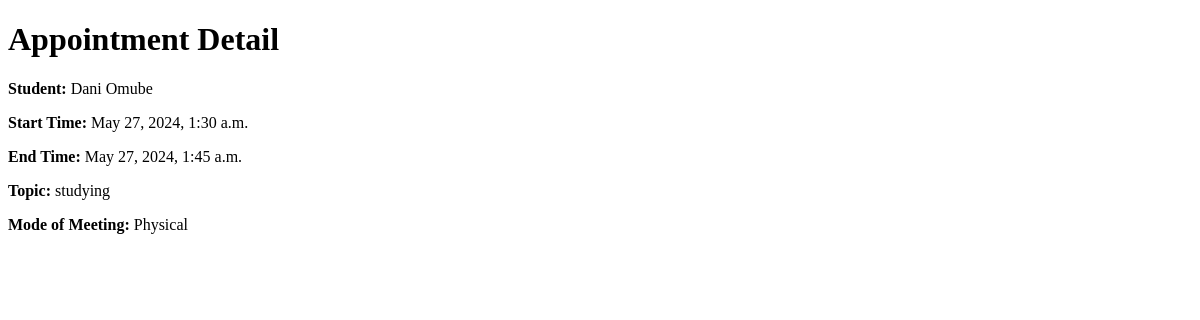
Before: /advisor/appointment/1/ with the older database file.
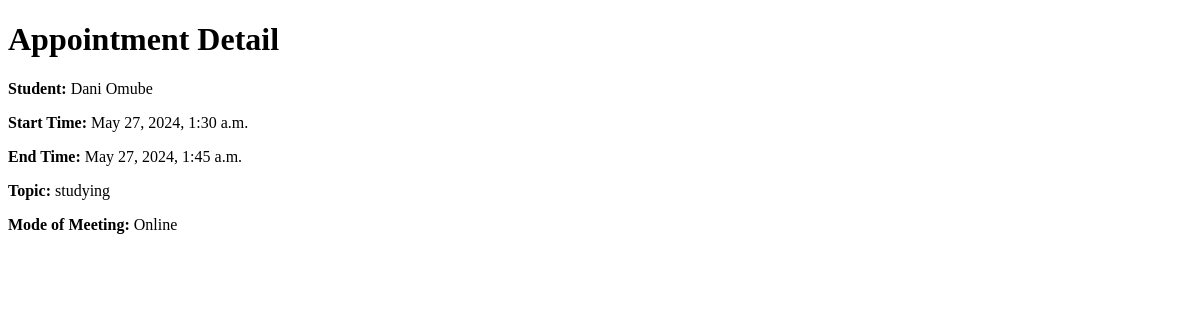
After: the same page with the newer database file.
### Advisor/models.py (models this page shows, shortened)
class Appointment(models.Model):
    advisor = models.ForeignKey(Advisor, on_delete=models.CASCADE)
    student = models.ForeignKey(Student, on_delete=models.CASCADE)
    start_time = models.DateTimeField()
    end_time = models.DateTimeField()
    topic = models.CharField(max_length=255)
    mode_of_meeting = models.CharField(max_length=50, choices=MEETING_CHOICES, default='')
    approved_by_advisor = models.BooleanField(default=False)
    approved_by_student = models.BooleanField(default=False)
    is_completed = models.BooleanField(default=False)
    is_rejected = models.BooleanField(default=False)

class Student(models.Model):
    user = models.OneToOneField(User, on_delete=models.CASCADE)
    advisor = models.ForeignKey(Advisor, on_delete=models.SET_NULL, null=True, blank=True)
    email = models.EmailField(default='201212076@nileuniversity.edu.ng')
    phone_number = models.CharField(max_length=15, default='08182006962')
    department = models.CharField(max_length=50, choices=DEPARTMENT_CHOICES, default='')

### Advisor/views.py (the view)
# urls.py: path('appointment/<int:appointment_id>/', views.appointment_detail, name='appointment_detail'),
def appointment_detail(request, appointment_id):
    appointment = get_object_or_404(Appointment, pk=appointment_id)
    return render(request, 'appointment_detail.html', {'appointment': appointment})

### Advisor/templates/appointment_detail.html (shortened to what this page needs)
<!DOCTYPE html>
<html lang="en">
<head>
</head>
<body>
    <h1>Appointment Detail</h1>
    <p><strong>Student:</strong> {{ appointment.student.user.get_full_name }}</p>
    <p><strong>Start Time:</strong> {{ appointment.start_time }}</p>
    <p><strong>End Time:</strong> {{ appointment.end_time }}</p>
    <p><strong>Topic:</strong> {{ appointment.topic }}</p>
    <p><strong>Mode of Meeting:</strong> {{ appointment.get_mode_of_meeting_display }}</p>
</body>
</html>

Changed rows visible on the page:
changed Appointment "studying": mode_of_meeting "Physical" → "Online"
